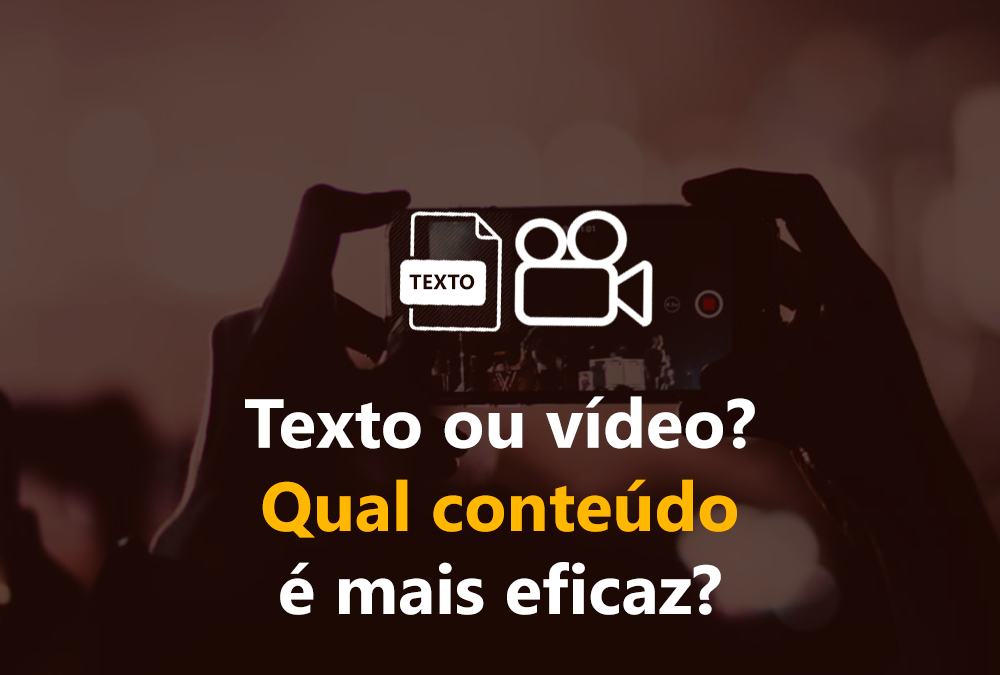
#> input picture img/Test3.png, 1000 x 675 px, found by its file name
$ python recog-pre-processing.py
#> lines starting #> are read from the running program, lines starting #| are printed output that depends on the picture; after the words box and inside, x2 and y2 are one past the last pixel; in counts of white or black regions, pixels touching at a corner belong together
### Recog/recog_module.py
from distutils.command.config import config
from pathlib import Path
import pytesseract as pt
import cv2
import numpy as np


def filepath(list):
    temp = Path.home()
    for i in list:
        temp = Path(temp, i)
    return str(temp)


def read_image(path):
    return cv2.imread(path)
#> returned value is the input picture: shape (675, 1000, 3); mean B, G, R 37.1, 44.8, 68.1


def view_image(img):
    cv2.imshow("sample", img)
    cv2.waitKey(2000)


def gray_escale(img):
    return cv2.cvtColor(img, cv2.COLOR_BGR2GRAY)
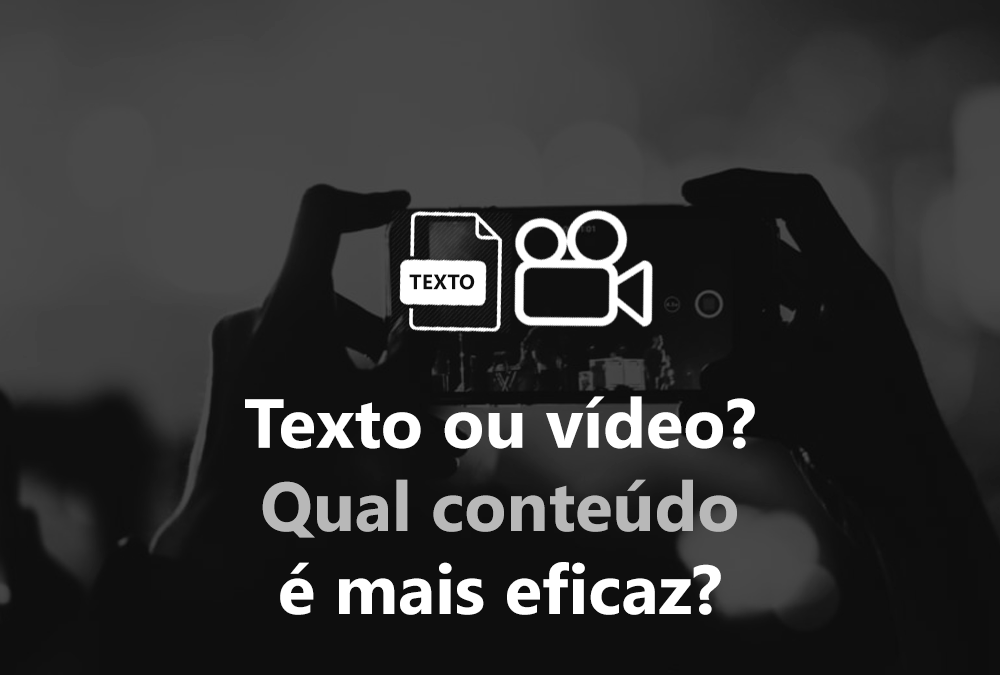
#> returned value: shape (675, 1000); min 9, max 255, mean 50.9


# [5 lines left out: function simple_thresholding, not called in this run]


def otsu_thresholding(img):
    print("limiarização simples com método otsu")
    return cv2.threshold(
        img, 0, 255, cv2.THRESH_BINARY | cv2. THRESH_OTSU
    )


def invert(img):
    return 255 - img


def ocr(img, lang, config):
    print(pt.image_to_string(img, lang=lang, config=config))

### Recog/recog-pre-processing.py
from pathlib import Path
import recog_module as mod

list = "Projetos-Python", "OCR", "img", "Test3.png"
path_img = mod.filepath(list)
print(path_img)

config = 'tessdata-dir tessdata'

img = mod.read_image(path_img)
mod.view_image(img)

gray = mod.gray_escale(img)
mod.view_image(gray)

val, thresh = mod.otsu_thresholding(gray)
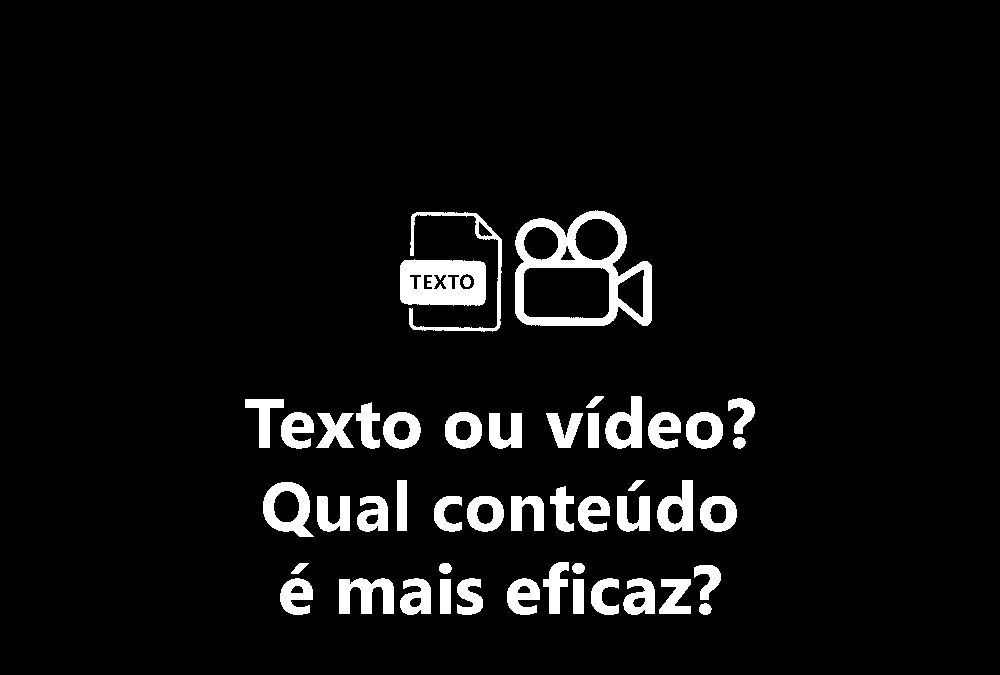
#> thresh: shape (675, 1000); 5.8% white; 48 white regions, largest, box (x1, y1, x2, y2) and area: (515, 210, 652, 326) 5477, (400, 259, 486, 306) 3366, (263, 482, 314, 537) 1405
#> val = 134
mod.view_image(thresh)
print("Threshold:", val)
#| Threshold: 134.0

inv = mod.invert(thresh)
mod.view_image(inv)

mod.ocr(inv, "por", config)
